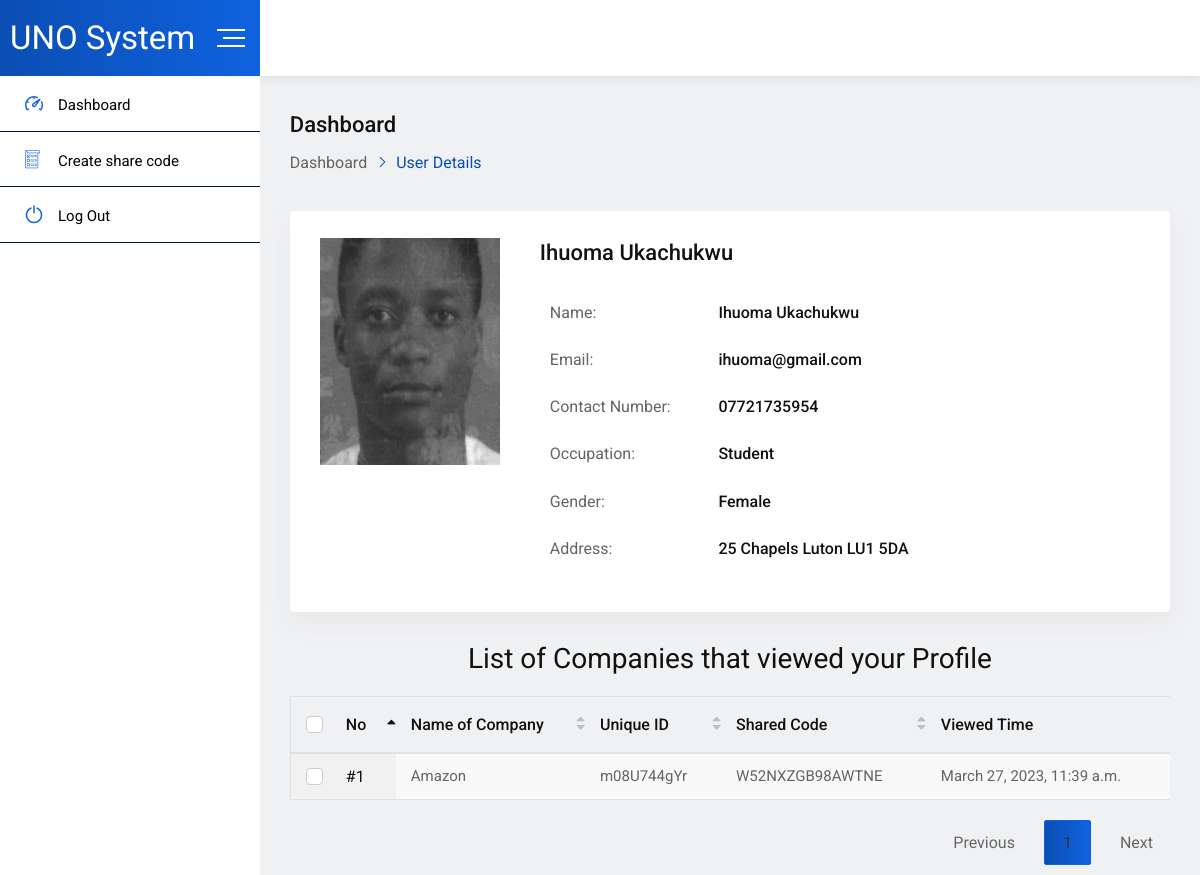
The app's page /profile/ (signed in) with its own data.
### verify/models.py (models this page shows)
class Saved_faces(models.Model):
    user = models.ForeignKey(Users, on_delete=models.CASCADE, blank=False)
    faces = models.FileField(null=True, blank=True)

### data_collection/models.py (models this page shows, shortened)
class Data(models.Model):
    user = models.ForeignKey(Users, on_delete=models.CASCADE, blank=False, default=None, related_name="user_data")
    firstname = models.CharField(max_length=64, blank=False, default=None)
    lastname = models.CharField(max_length=64, blank=False, default=None)
    othername = models.CharField(max_length=64, blank=True)
    occupation = models.CharField(max_length=64, blank=True)
    contact_number = models.CharField(max_length=64, blank=True)
    gender = models.CharField(max_length=64, blank=True)
    marital_status = models.CharField(max_length=64, blank=True)

class Users(AbstractUser):
    age = models.CharField(max_length=64, blank=True, null=True, default=None)

class Address(models.Model):
    user = models.ForeignKey(Users, on_delete=models.CASCADE, blank=False)
    house_number = models.CharField(max_length=64, blank=False)
    street = models.CharField(max_length=64, blank=False)
    city = models.CharField(max_length=64, blank=False)
    postal_code = models.CharField(max_length=64, blank=False)
    home_town = models.CharField(max_length=64, blank=False)

### Share/models.py (models this page shows, shortened)
class Shared_data(models.Model):
    share_code = models.CharField(max_length=64, blank=False, default=None)
    user = models.ForeignKey(Data, on_delete=models.CASCADE, blank=False, default=None, related_name='shared_user')
    company = models.ForeignKey(Company, on_delete=models.CASCADE, blank=True, null=True, default=None, related_name='shared_company')
    last_viewed = models.DateTimeField(default=None, blank=True, null=True)

### company/models.py (models this page shows)
class Company(models.Model):
    user = models.ForeignKey(Users, on_delete=models.CASCADE, blank=False, default=None, related_name="company_user")
    name = models.CharField(max_length=64, blank=False, default=None)
    unique_id = models.CharField(max_length=64, blank=False, default=None)
    verified = models.BooleanField(default=False, blank=False)
    def __str__(self):
        return f" {self.name}"

### data_collection/views.py (the view)
# urls.py: path("profile/", views.profile ,name="profile"),
def profile(request):
    user = get_logged_user(request=request)
    data = Data.objects.get(user=user)
    address = Address.objects.get(user=user)
    doc = Documents.objects.filter(user=user)
    saved_faces = Saved_faces.objects.filter(user=user)
    img = saved_faces.first()
    shared_det = data.shared_user.all()
    return render(request, 'data_collection/user-dashboard.html', {
        'user_type' : "user",
        'user' : user,
        'data': data,
        'address': address,
        'doc': doc,
        'share_dets' : shared_det,
        'img' : img
    })

### data_collection/views.py (called while the page is built)
def get_logged_user(request):
    return Users.objects.get(id=request.user.id)

### data_collection/templates/data_collection/user-dashboard.html (shortened to what this page needs)
{% extends "data_collection/layout.html" %}
{% load static %}
{% block body %}
        <div class="dashboard-page-one">
            <div class="dashboard-content-one">
                <div class="breadcrumbs-area">
                    <h3>Dashboard</h3>
                    <ul>
                        <li>
                            <a href="user-dashboard.html">Dashboard</a>
                        </li>
                        <li>User Details</li>
                    </ul>
                </div>
                <div class="card height-auto">
                    <div class="card-body">
                        <div class="single-info-details">
                            <div class="item-img">
                                <img src="{{ img.faces.url }}" alt="student">
                            </div>
                            <div class="item-content">
                                <div class="header-inline item-header">
                                    <h3 class="text-dark-medium font-medium">{{data.firstname}} {{data.lastname}}</h3>
                                </div>
                                <div class="info-table table-responsive">
                                    <table class="table text-nowrap">
                                        <tbody>
                                            <tr>
                                                <td>Name:</td>
                                                <td class="font-medium text-dark-medium">{{data.firstname}} {{data.lastname}}</td>
                                            </tr>
                                            <tr>
                                                <td>Email:</td>
                                                <td class="font-medium text-dark-medium">{{user.email}}</td>
                                            </tr>
                                            <tr>
                                                <td>Contact Number:</td>
                                                <td class="font-medium text-dark-medium">{{data.contact_number}}</td>
                                            </tr>
                                            <tr>
                                                <td>Occupation:</td>
                                                <td class="font-medium text-dark-medium">{{data.occupation}}</td>
                                            </tr>
                                            <tr>
                                                <td>Gender:</td>
                                                <td class="font-medium text-dark-medium">{{data.gender}}</td>
                                            </tr>
                                            <tr>
                                                <td>Address:</td>
                                                <td class="font-medium text-dark-medium">{{address.house_number}} {{address.street}} {{address.city}} {{address.postal_code}}
                                                </td>
                                            </tr>
                                        </tbody>
                                    </table>
                                </div>
                            </div>
                        </div>
                    </div>
                </div>
                <h2 class="text-center">List of Companies that viewed your Profile</h2>
                <div class="table-responsive">
                    <table class="table display data-table text-nowrap">
                        <thead>
                            <tr>
                                <th>
                                    <div class="form-check">
                                        <label class="form-check-label">No</label>
                                    </div>
                                </th>
                                <th>Name of Company</th>
                                <th>Unique ID</th>
                                <th>Shared Code</th>
                                <th>Viewed Time</th>
                            </tr>
                        </thead>
                        <tbody>
                            {% for share_det in share_dets %}
                                <tr>
                                    <td>
                                        <div class="form-check">
                                            <label class="form-check-label">#{{share_det.id}}</label>
                                        </div>
                                    </td>
                                    {% if share_det.company %}
                                        <td>{{share_det.company}}</td>
                                        <td>{{share_det.company.unique_id}}</td>
                                        <td>{{share_det.share_code}}</td>
                                        <td>{{share_det.last_viewed}}</td>
                                    {% else %}
                                        <td>None</td>
                                        <td>None</td>
                                        <td>{{share_det.share_code}}</td>
                                        <td>Not viewed yet</td>
                                    {% endif %}
                                </tr>
                            {% endfor %}
                        </tbody>
                    </table>
                </div>
            </div>
        </div>
    </div>
{% endblock %}

### data_collection/templates/data_collection/layout.html (shortened to what this page needs)
{% load static %}
<!doctype html>
<html class="no-js" lang="">
<head>
    <link href="{% static 'data_collection/css/normalize.css' %}" rel="stylesheet">
    <link href="{% static 'data_collection/css/main.css' %}" rel="stylesheet">
    <link href="{% static 'data_collection/css/bootstrap.min.css' %}" rel="stylesheet">
    <link href="{% static 'data_collection/css/all.min.css' %}" rel="stylesheet">
    <link href="{% static 'data_collection/fonts/flaticon.css' %}" rel="stylesheet">
    <link href="{% static 'data_collection/css/animate.min.css' %}" rel="stylesheet">
    <link href="{% static 'data_collection/css/select2.min.css' %}" rel="stylesheet">
    <link href="{% static 'data_collection/css/jquery.dataTables.min.css' %}" rel="stylesheet">
    <link href="{% static 'data_collection/css/style.css' %}" rel="stylesheet">
</head>
<body>
    <div id="wrapper" class="wrapper bg-ash">
        <div class="navbar navbar-expand-md header-menu-one bg-light">
            <div class="nav-bar-header-one">
                <div class="header-logo">
                    {% if user_type == "user" %}
                        <a href="{% url 'profile' %}">
                            UNO System
                        </a>
                    {% else %}
                        <a href="{% url 'admin_dashboard' %}">
                            UNO System
                        </a>
                    {% endif %}
                </div>
                  <div class="toggle-button sidebar-toggle">
                    <button type="button" class="item-link">
                        <span class="btn-icon-wrap">
                            <span></span>
                            <span></span>
                            <span></span>
                        </span>
                    </button>
                </div>
            </div>
        </div>
        <div class="dashboard-page-one">
            <div class="sidebar-main sidebar-menu-one sidebar-expand-md sidebar-color">
                <div class="sidebar-menu-content">
                    <ul class="nav nav-sidebar-menu sidebar-toggle-view">
                        {% if user_type == "user" %}
                            <li class="nav-item">
                                <a href="{% url 'profile' %}" class="nav-link"><i
                                        class="flaticon-dashboard"></i><span>Dashboard</span></a>
                            </li>
                            <li class="nav-item">
                                <a href="" class="nav-link" data-toggle="modal" data-target="#myModal"><i
                                    class="flaticon-checklist"></i><span>Create share code</span></a>
                            </li>
                            <li class="nav-item">
                                <a href="{% url 'logout' %}" class="nav-link"><i class="flaticon-turn-off"></i><span>Log Out</span></a>
                            </li>
                        {% endif %}
                    </ul>
                </div>
                </div>
	{% block body %}
	{% endblock %}
</body>
</html>

### data_collection/static/data_collection/css/main.css (style rules this page uses)
html { color: #222; font-size: 1em; line-height: 1.4; }
audio, canvas, iframe, img, svg, video { vertical-align: middle; }

### records on screen
Saved_faces: faces (picture)
Data: firstname "Ihuoma", lastname "Ukachukwu", contact_number "07721735954", occupation "Student", gender "Female"
Users: email "ihuoma@gmail.com"
Address: house_number "25", street "Chapels", city "Luton", postal_code "LU1 5DA"
Shared_data: id "1", company "Amazon", company.unique_id "m08U744gYr", share_code "W52NXZGB98AWTNE", last_viewed "March 27, 2023, 11:39 a.m."
